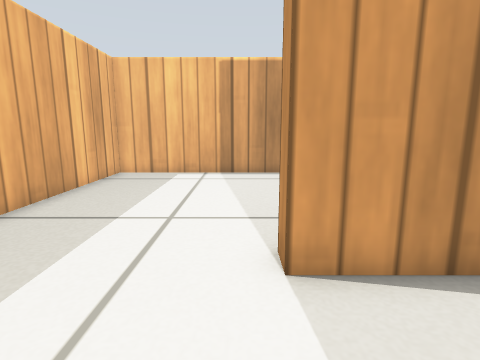
view 1 (above)

16 first-person views from a walk through a Gazebo world. The camera is 0.38 m above the floor, tilts 10° down and sees 80° across. The lines on the ground mark 1 m squares. The floor is counted in squares, 0.2 m on a side. Each view is taken from the middle of a square. On the plan, view 1 faces up. The plan holds only what a view shows up to about 16 squares ahead; the rest is blank. Gazebo's built-in surfaces are drawn with simple patterns.

view 2
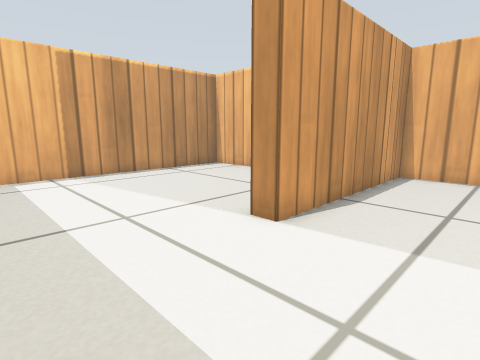

view 3
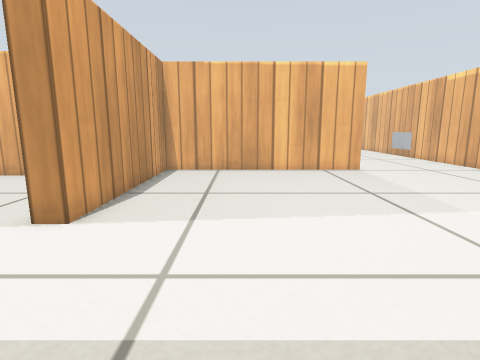

view 4
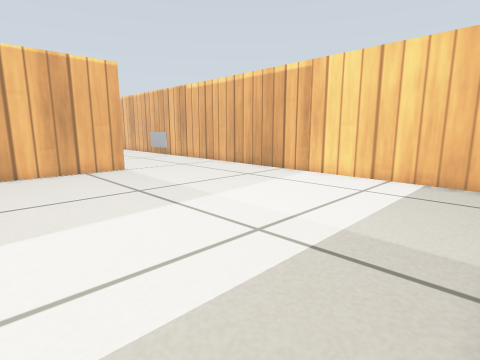

view 5
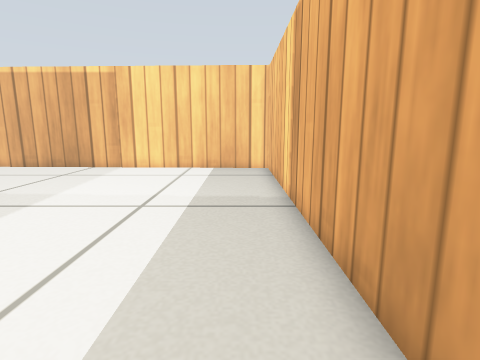

view 6
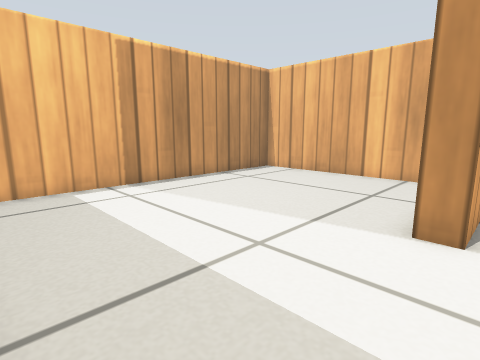

view 7
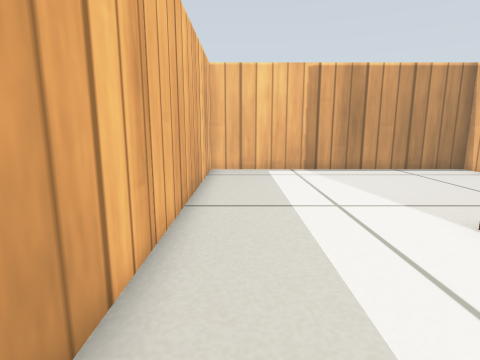

view 8
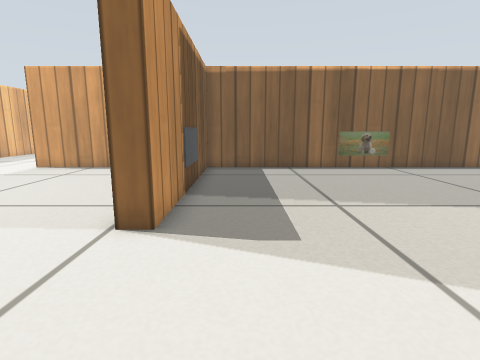

view 9
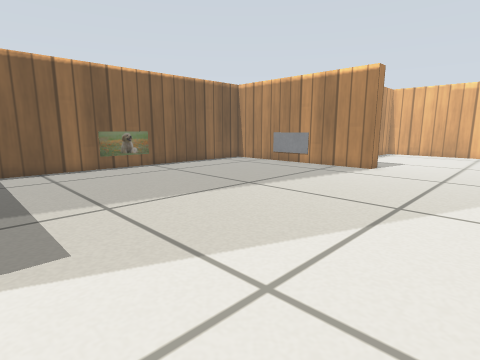

view 10
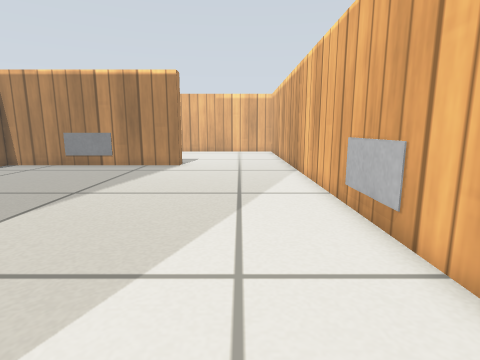

view 11
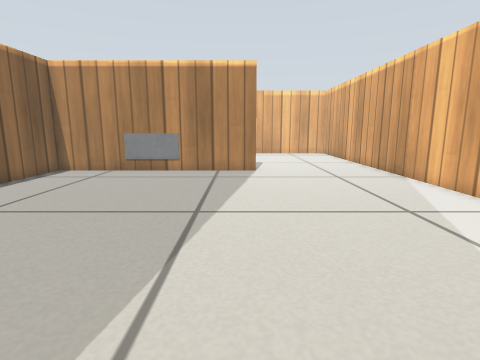

view 12
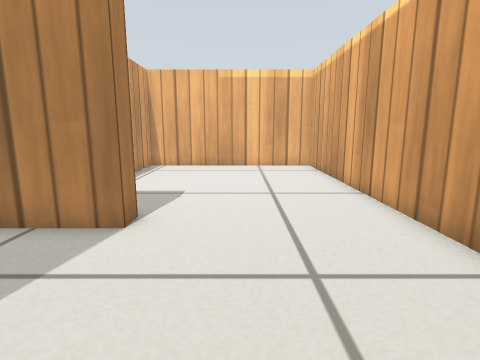

view 13
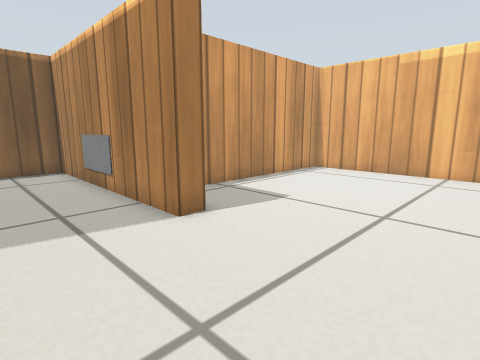

view 14
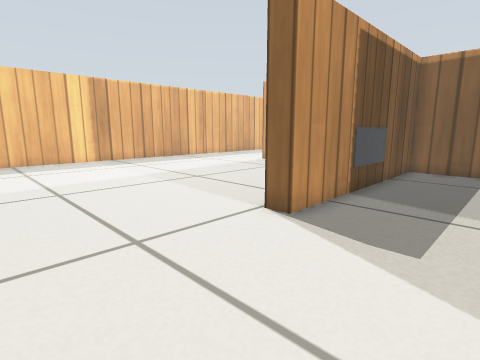

view 15
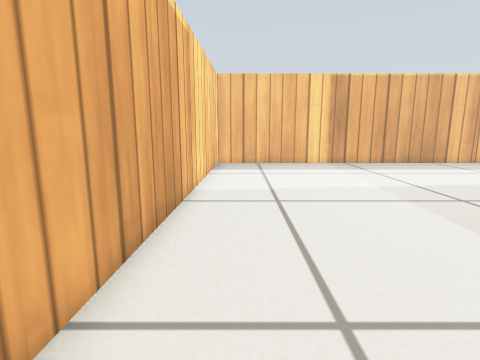

view 16
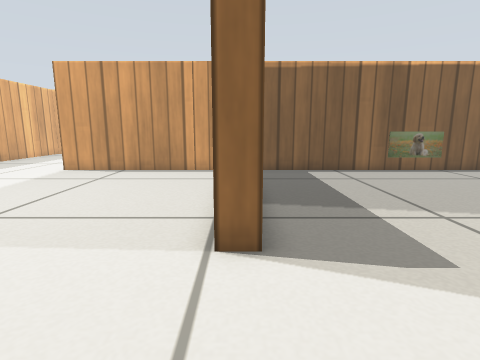

### Floor plan
Ten units are one square. View 1 is at (0, 0); x grows to the right and y downward. Boxes are objects, and circles mark ways between rooms. Rooms are numbered by the first view taken in them; rooms with no view inside come last. Other rooms are left out.
<svg viewBox="-59 -133 417 258">
<path fill="none" stroke="#000" d="M94 57 86 57 86 -35 6 -35 6 -44M-54 -46 -54 113 93 117M165 -35 94 -35 94 57M253 57 253 -35 184 -35M89 117 256 117M146 119 173 120M69 -56 69 -128 -54 -128 -54 -46M261 57 253 57M256 117 353 117 353 32 280 32"/>
<rect x="165" y="-45" width="20" height="10" fill="#bbb"><title>patterned box</title></rect>
<circle cx="90" cy="85" r="3" fill="#2a7"/>
<circle cx="-25" cy="-40" r="3" fill="#2a7"/>
<circle cx="260" cy="85" r="3" fill="#2a7"/>
<text x="20" y="40">1</text>
<text x="170" y="40">2</text>
<text x="0" y="-90">3</text>
<text x="300" y="80">4</text>
</svg>
Room 1 opens to room 2. Room 1 opens to room 3. Room 2 opens to room 4.

Where each view was taken, in squares from view 1:
view 1: 0 up, 0 right, facing up
view 2: 0 up, 4 left, facing up-right
view 3: 0 up, 5 left, facing right
view 4: 0 up, 5 left, facing down-right
view 5: 3 up, 4 left, facing down
view 6: 3 up, 5 left, facing up-right
view 7: 1 down, 4 left, facing up
view 8: 11 down, 11 right, facing up
view 9: 11 down, 11 right, facing up-right
view 10: 9 down, 10 right, facing right
view 11: 5 down, 12 right, facing right
view 12: 8 down, 20 right, facing right
view 13: 11 down, 22 right, facing up-right
view 14: 11 down, 13 right, facing up-left
view 15: 10 down, 11 right, facing left
view 16: 10 down, 9 right, facing up
